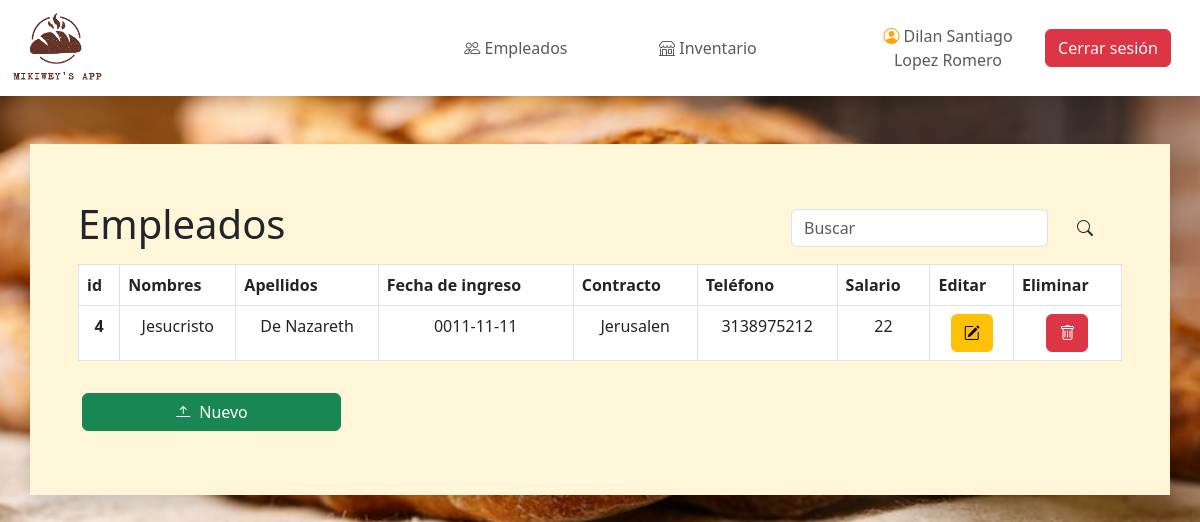
/view/admin/empleados.php (signed in), run on the app's committed database.
### tables this page shows
CREATE TABLE `empleados` (
  `id_emp` int(11) NOT NULL,
  `nom` varchar(50) NOT NULL,
  `apel` varchar(50) NOT NULL,
  `fecing` date NOT NULL,
  `cont` varchar(50) NOT NULL,
  `tel` varchar(50) NOT NULL,
  `hor` INT (2) NOT NULL,
  `sal` varchar(50) NOT NULL
);

### model/empleados_select_all.php (called while the page is built)
<?php
$query = $db->query("SELECT * from empleados");
$empleados = $query;
?>

### view/admin/empleados.php (the view, shortened to what this page needs)
<?php
  include('../../model/empleados_select_all.php');
?>
<!DOCTYPE html>
<html lang="en">
<head>
  <link rel="stylesheet" href="https://cdnjs.cloudflare.com/ajax/libs/animate.css/4.1.1/animate.min.css"/>
  <link rel="stylesheet" href="https://cdn.jsdelivr.net/npm/bootstrap-icons@1.9.1/font/bootstrap-icons.css">
  <link rel="stylesheet" href="https://cdn.jsdelivr.net/npm/bootstrap@5.3.0-alpha1/dist/css/bootstrap.min.css" >
  <link rel="stylesheet" href="../../css/styles.css">
</head>
<body class="bg-foto">
<?php include('../include/header_admin.php'); ?>
  <div class="container my-5 p-5 shadow color">
    <nav class="navbar navbar-light d-flex">
      <h1>Empleados</h1>
      <form class="form-inline d-flex">
        <input class="form-control mr-sm-2" type="search" placeholder="Buscar" aria-label="Search">
        <button class="btn mx-3"><i class="bi bi-search"></i></button>
   </form>
    </nav>
<table class="table table-bordered border-1 bg-white">
    <thead>
      <tr class="bnaranja" >
        <th scope="col">id</th>
        <th scope="col" class="" >Nombres</th>
        <th scope="col" class="" >Apellidos</th>
        <th scope="col">Fecha de ingreso</th>
        <th scope="col">Contracto</th>
        <th scope="col">Teléfono</th>
        <th scope="col">Salario</th>
        <th scope="col">Editar</th>
        <th scope="col">Eliminar</th>
      </tr>
    </thead>
    <tbody>
    <?php foreach($empleados as $empleado){ ?>
      <tr class="text-center">
        <th><?php echo $empleado['id_emp']; ?></th>
        <td><?php echo $empleado['nom']; ?></td>
        <td><?php echo $empleado['apel']; ?></td>
        <td><?php echo $empleado['fecing']; ?></td>
        <td><?php echo $empleado['cont']; ?></td>
        <td><?php echo $empleado['tel']; ?></td>
        <td><?php echo $empleado['sal']; ?></td>
        <td><a href="empleado_modificar.php?id=<?=$empleado['id_emp']?>" type="button" class="btn btn-warning"><i class="bi bi-pencil-square"></i></a></td>
        <td><a href="../../controller/empleado_eliminar.php?id=<?=$empleado['id_emp']?>" type="button" class="btn btn-danger"><i class="bi bi-trash"></i></a></td>
      </tr>
  <?php }?>
    </tbody>
  </table>
<div class="row justify-content-center">
  <div class="col row p-3"> <button type="button" class="btn btn-success w-25" data-bs-toggle="modal" data-bs-target="#subir"><i class="bi bi-arrow-bar-up pe-2"></i>Nuevo</button> </div>
          </div>
</div>
</body>
  </html>

### css/styles.css (style rules this page uses)
:root { --cafe:#5b281d; --colorcuadros:#fff5d8; --colorgeneral:#FFFAF4; --naranja:orange ; }
* { margin: 0px; padding:0px; box-sizing: border-box; }
a { text-decoration: none; }
.bg-foto { background: url(../IMG/index/2carrusel.jpg); background-size: cover; background-position: center; background-repeat: no-repeat; }
.color { background:var(--colorcuadros); }
.bnaranja { background: var(--naranja); }

### data on the page
empleados: id_emp "4", nom "Jesucristo", apel "De Nazareth", fecing "0011-11-11", cont "Jerusalen", tel "3138975212", sal "22"

### other printed values
$_SESSION['nom'] "Dilan Santiago"
$_SESSION['apel'] "Lopez Romero"
